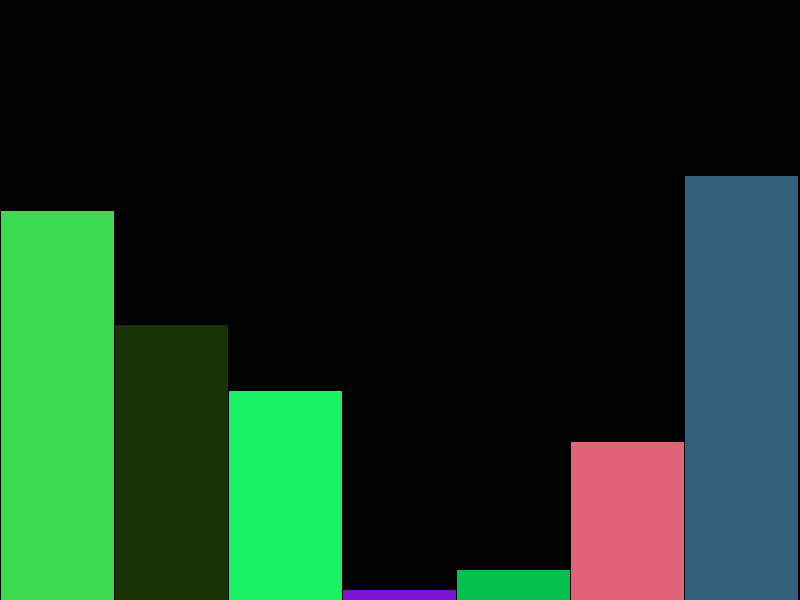
Frame 1 (no input)
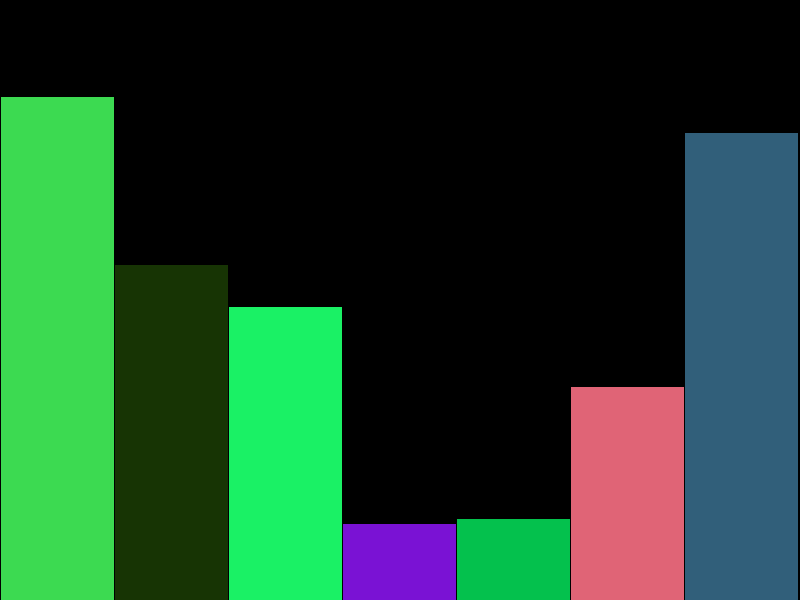
Frame 60 (the mouse pressed at the canvas centre just before this capture)
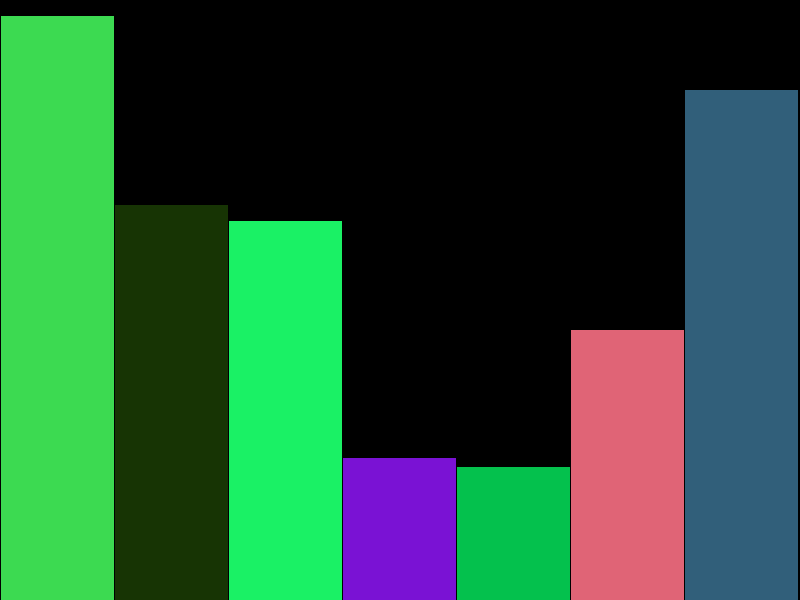
Frame 120 (the mouse held since frame 60 and released just before this capture)

The Processing sketch that drew these frames (run headless with seeded random() and noise(); from frame 60 on, the mouse is pressed at the canvas centre):

// Processing sketch: sketch_atividade4
// ── sketch_atividade4.pde
float[] data;
int barWidth;
float[] targets;
float[] speeds;
color[] colors;

void setup() {
  size(800, 600);
  data = new float[7];
  targets = new float[data.length];
  speeds = new float[data.length];
  colors = new color[data.length];
  barWidth = width / data.length;
  for (int i = 0; i < data.length; i++) {
    data[i] = random(height); 
    targets[i] = random(height);
    speeds[i] = random(0.5, 2);
    colors[i] = color(random(0, 255), random(1, 255), random(1, 255));
  }
}

void draw() {
  background(0);

  for (int i = 0; i < data.length; i++) {
    if (data[i] <= 0 || data[i] >= height) {
      speeds[i] *= -1; 
      targets[i] = random(height); 
    }
    data[i] += speeds[i];
  }

  // 
  for (int i = 0; i < data.length; i++) {
    fill(colors[i]);
    float x = i * barWidth;
    float y = height - data[i]; 
    rect(x, y, barWidth, data[i]); 
  }
}
